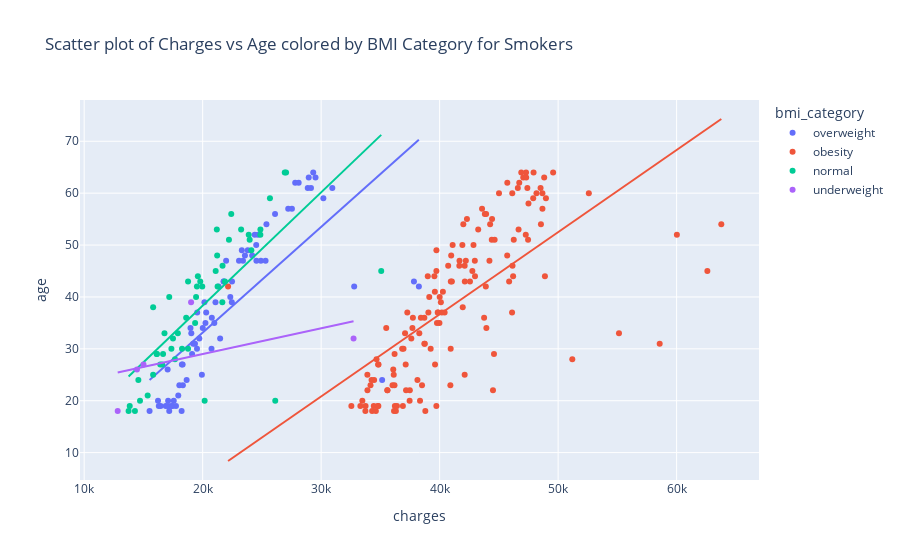

Here is the notebook cell this chart was saved with:
### Markdown cell above
There does appear to be a slight pattern to the above with the majority in the high charge cluster being in the obese BMI category although there are still a reasonable number of obese in the lower charges clusters.  It may be that the rightmost cluster is mainly obese smokers and the other 2 clusters contain a mix of smokers and non-smokers, so further analysis for smokers and non-smokers follows below.

### Code cell
smoker_true = insurance[insurance['smoker'] == True]
correlation = smoker_true['age'].corr(smoker_true['charges'])
print(f"Correlation between age and charges for smokers: {correlation:.3f}")
correlation = smoker_true[smoker_true['bmi_category'] == 'obesity']['age'].corr(smoker_true['charges'])
print(f"Correlation between age and charges for overweight smokers: {correlation:.3f}")
correlation = smoker_true[smoker_true['bmi_category'] == 'overweight']['age'].corr(smoker_true['charges'])
print(f"Correlation between age and charges for normal weight smokers: {correlation:.3f}")
correlation = smoker_true[smoker_true['bmi_category'] == 'normal']['age'].corr(smoker_true['charges'])
print(f"Correlation between age and charges for obese smokers: {correlation:.3f}")
correlation = smoker_true[smoker_true['bmi_category'] == 'underweight']['age'].corr(smoker_true['charges'])
print(f"Correlation between age and charges for underweight smokers: {correlation:.3f}")
px.scatter(smoker_true, x='charges', y='age', color='bmi_category', trendline='ols', hover_data=['bmi', 'sex', 'region'], title='Scatter plot of Charges vs Age colored by BMI Category for Smokers')

### Figure 1 — Plotly figure (JSON) as saved in the notebook; plotly's stock layout.template omitted (floating-point values rounded to 4 significant figures; data arrays with more than 128 entries replaced by an {"elided": "..."} marker saying what was removed)
{"data": [{"customdata": {"elided": "74x3 mixed values"}, "hovertemplate": "bmi_category=overweight<br>charges=%{x}<br>age=%{y}<br>bmi=%{customdata[0]}<br>sex=%{customdata[1]}<br>region=%{customdata[2]}<extra></extra>", "legendgroup": "overweight", "marker": {"color": "#636efa", "symbol": "circle"}, "mode": "markers", "name": "overweight", "orientation": "v", "showlegend": true, "type": "scatter", "x": [16880.0, 27810.0, 23570.0, 30180.0, 30940.0, 17560.0, 19110.0, 17080.0, 18970.0, 20750.0, 15520.0, 21350.0, 20980.0, 17350.0, 29520.0, 17090.0, 22330.0, 16300.0, 21980.0, 24390.0, 18030.0, 28950.0, 26110.0, 19520.0, 25380.0, 28870.0, 35150.0, 17940.0, 21080.0, 38250.0, 23810.0, 17470.0, 23310.0, 20150.0, 32790.0, 24670.0, 18250.0, 19540.0, 23070.0, 19040.0, 17750.0, 24520.0, 18310.0, 23400.0, 20770.0, 27530.0, 19720.0, 27220.0, 29330.0, 21770.0, 19930.0, 20010.0, 19200.0, 24920.0, 16450.0, 20230.0, 25310.0, 24180.0, 17180.0, 22480.0, 19350.0, 18330.0, 21770.0, 18220.0, 20300.0, 18650.0, 16230.0, 17040.0, 22460.0, 24540.0, 37830.0, 21470.0, 28100.0, 29140.0], "xaxis": "x", "y": [19, 62, 48, 59, 61, 20, 29, 19, 34, 30, 18, 42, 35, 19, 63, 20, 40, 19, 47, 52, 23, 63, 56, 30, 54, 61, 24, 21, 39, 42, 49, 19, 49, 39, 42, 52, 27, 37, 47, 33, 19, 50, 27, 47, 36, 57, 32, 57, 64, 43, 25, 34, 31, 47, 19, 35, 47, 48, 18, 43, 31, 23, 43, 18, 37, 24, 20, 26, 39, 47, 43, 32, 62, 61], "yaxis": "y"}, {"hovertemplate": "<b>OLS trendline</b><br>age = 0.00203627 * charges + -7.59139<br>R<sup>2</sup>=0.537954<br><br>bmi_category=overweight<br>charges=%{x}<br>age=%{y} <b>(trend)</b><extra></extra>", "legendgroup": "overweight", "marker": {"color": "#636efa", "symbol": "circle"}, "mode": "lines", "name": "overweight", "showlegend": false, "type": "scatter", "x": [15520.0, 16230.0, 16300.0, 16450.0, 16880.0, 17040.0, 17080.0, 17090.0, 17180.0, 17350.0, 17470.0, 17560.0, 17750.0, 17940.0, 18030.0, 18220.0, 18250.0, 18310.0, 18330.0, 18650.0, 18970.0, 19040.0, 19110.0, 19200.0, 19350.0, 19520.0, 19540.0, 19720.0, 19930.0, 20010.0, 20150.0, 20230.0, 20300.0, 20750.0, 20770.0, 20980.0, 21080.0, 21350.0, 21470.0, 21770.0, 21770.0, 21980.0, 22330.0, 22460.0, 22480.0, 23070.0, 23310.0, 23400.0, 23570.0, 23810.0, 24180.0, 24390.0, 24520.0, 24540.0, 24670.0, 24920.0, 25310.0, 25380.0, 26110.0, 27220.0, 27530.0, 27810.0, 28100.0, 28870.0, 28950.0, 29140.0, 29330.0, 29520.0, 30180.0, 30940.0, 32790.0, 35150.0, 37830.0, 38250.0], "xaxis": "x", "y": [24.01, 25.46, 25.6, 25.91, 26.79, 27.11, 27.19, 27.2, 27.39, 27.74, 27.98, 28.17, 28.55, 28.94, 29.13, 29.52, 29.56, 29.69, 29.73, 30.38, 31.04, 31.18, 31.32, 31.5, 31.81, 32.16, 32.2, 32.56, 33.0, 33.15, 33.44, 33.61, 33.74, 34.65, 34.71, 35.14, 35.34, 35.88, 36.13, 36.74, 36.75, 37.16, 37.88, 38.15, 38.18, 39.38, 39.87, 40.06, 40.4, 40.89, 41.65, 42.08, 42.34, 42.37, 42.64, 43.14, 43.95, 44.09, 45.57, 47.83, 48.48, 49.03, 49.63, 51.19, 51.36, 51.75, 52.13, 52.53, 53.87, 55.42, 59.17, 63.98, 69.44, 70.29], "yaxis": "y"}, {"customdata": {"elided": "145x3 mixed values"}, "hovertemplate": "bmi_category=obesity<br>charges=%{x}<br>age=%{y}<br>bmi=%{customdata[0]}<br>sex=%{customdata[1]}<br>region=%{customdata[2]}<extra></extra>", "legendgroup": "obesity", "marker": {"color": "#EF553B", "symbol": "circle"}, "mode": "markers", "name": "obesity", "orientation": "v", "showlegend": true, "type": "scatter", "x": {"elided": "145 float values"}, "xaxis": "x", "y": {"elided": "145 int values"}, "yaxis": "y"}, {"hovertemplate": "<b>OLS trendline</b><br>age = 0.00158337 * charges + -26.6773<br>R<sup>2</sup>=0.445168<br><br>bmi_category=obesity<br>charges=%{x}<br>age=%{y} <b>(trend)</b><extra></extra>", "legendgroup": "obesity", "marker": {"color": "#EF553B", "symbol": "circle"}, "mode": "lines", "name": "obesity", "showlegend": false, "type": "scatter", "x": {"elided": "145 float values"}, "xaxis": "x", "y": {"elided": "145 float values"}, "yaxis": "y"}, {"customdata": {"elided": "50x3 mixed values"}, "hovertemplate": "bmi_category=normal<br>charges=%{x}<br>age=%{y}<br>bmi=%{customdata[0]}<br>sex=%{customdata[1]}<br>region=%{customdata[2]}<extra></extra>", "legendgroup": "normal", "marker": {"color": "#00cc96", "symbol": "circle"}, "mode": "markers", "name": "normal", "orientation": "v", "showlegend": true, "type": "scatter", "x": [23240.0, 14710.0, 17660.0, 16580.0, 21100.0, 22410.0, 15820.0, 19960.0, 21220.0, 19520.0, 19440.0, 24870.0, 17180.0, 24870.0, 13840.0, 21660.0, 19590.0, 18610.0, 22220.0, 15360.0, 25680.0, 27040.0, 16660.0, 19360.0, 18260.0, 21200.0, 17900.0, 24110.0, 15820.0, 19800.0, 17500.0, 35070.0, 23970.0, 16140.0, 14570.0, 16420.0, 17360.0, 18770.0, 21680.0, 13750.0, 21880.0, 16780.0, 23890.0, 26130.0, 20170.0, 26930.0, 14280.0, 21260.0, 16120.0, 18770.0], "xaxis": "x", "y": [53, 20, 28, 27, 45, 56, 38, 42, 48, 42, 40, 52, 40, 53, 19, 39, 44, 36, 51, 21, 59, 64, 29, 35, 30, 53, 33, 49, 25, 43, 32, 45, 51, 29, 24, 27, 30, 43, 46, 18, 43, 33, 52, 20, 20, 64, 18, 42, 29, 30], "yaxis": "y"}, {"hovertemplate": "<b>OLS trendline</b><br>age = 0.00218359 * charges + -5.34559<br>R<sup>2</sup>=0.533512<br><br>bmi_category=normal<br>charges=%{x}<br>age=%{y} <b>(trend)</b><extra></extra>", "legendgroup": "normal", "marker": {"color": "#00cc96", "symbol": "circle"}, "mode": "lines", "name": "normal", "showlegend": false, "type": "scatter", "x": [13750.0, 13840.0, 14280.0, 14570.0, 14710.0, 15360.0, 15820.0, 15820.0, 16120.0, 16140.0, 16420.0, 16580.0, 16660.0, 16780.0, 17180.0, 17360.0, 17500.0, 17660.0, 17900.0, 18260.0, 18610.0, 18770.0, 18770.0, 19360.0, 19440.0, 19520.0, 19590.0, 19800.0, 19960.0, 20170.0, 21100.0, 21200.0, 21220.0, 21260.0, 21660.0, 21680.0, 21880.0, 22220.0, 22410.0, 23240.0, 23890.0, 23970.0, 24110.0, 24870.0, 24870.0, 25680.0, 26130.0, 26930.0, 27040.0, 35070.0], "xaxis": "x", "y": [24.67, 24.89, 25.84, 26.47, 26.78, 28.19, 29.19, 29.2, 29.84, 29.89, 30.51, 30.85, 31.03, 31.29, 32.17, 32.57, 32.86, 33.22, 33.75, 34.53, 35.29, 35.63, 35.64, 36.93, 37.11, 37.27, 37.44, 37.89, 38.25, 38.69, 40.72, 40.94, 41.0, 41.08, 41.95, 41.99, 42.43, 43.17, 43.59, 45.41, 46.82, 46.99, 47.29, 48.96, 48.97, 50.73, 51.7, 53.45, 53.69, 71.23], "yaxis": "y"}, {"customdata": [[17.77, "female", "northwest"], [17.29, "male", "northeast"], [17.95, "female", "northeast"], [17.2, "female", "northeast"], [18.3, "female", "southwest"]], "hovertemplate": "bmi_category=underweight<br>charges=%{x}<br>age=%{y}<br>bmi=%{customdata[0]}<br>sex=%{customdata[1]}<br>region=%{customdata[2]}<extra></extra>", "legendgroup": "underweight", "marker": {"color": "#ab63fa", "symbol": "circle"}, "mode": "markers", "name": "underweight", "orientation": "v", "showlegend": true, "type": "scatter", "x": [32730.0, 12830.0, 15010.0, 14460.0, 19020.0], "xaxis": "x", "y": [32, 18, 27, 26, 39], "yaxis": "y"}, {"hovertemplate": "<b>OLS trendline</b><br>age = 0.000495438 * charges + 19.0809<br>R<sup>2</sup>=0.267768<br><br>bmi_category=underweight<br>charges=%{x}<br>age=%{y} <b>(trend)</b><extra></extra>", "legendgroup": "underweight", "marker": {"color": "#ab63fa", "symbol": "circle"}, "mode": "lines", "name": "underweight", "showlegend": false, "type": "scatter", "x": [12830.0, 14460.0, 15010.0, 19020.0, 32730.0], "xaxis": "x", "y": [25.44, 26.24, 26.52, 28.51, 35.3], "yaxis": "y"}], "layout": {"legend": {"title": {"text": "bmi_category"}, "tracegroupgap": 0}, "title": {"text": "Scatter plot of Charges vs Age colored by BMI Category for Smokers"}, "xaxis": {"anchor": "y", "domain": [0, 1], "title": {"text": "charges"}}, "yaxis": {"anchor": "x", "domain": [0, 1], "title": {"text": "age"}}}}
